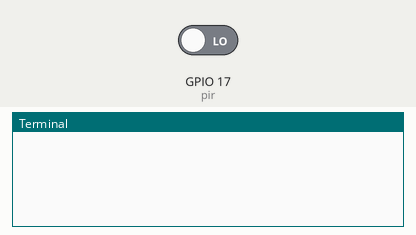
Simulated run of this program. Board: Raspberry Pi (BCM pin numbers). Parts: the last lines printed to the terminal. The test bench sets the inputs (shaded band); at power-on: GPIO 17 (pir) LOW. The clock reads 2024-03-15 10:24:30 at power-on unless the program sets it.

Above: at 1.2 s.
1.3 s: GPIO 17 (pir) driven HIGH
At 2.1 s:
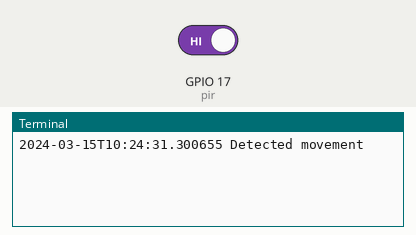
2.8 s: GPIO 17 (pir) driven LOW
At 3.2 s:
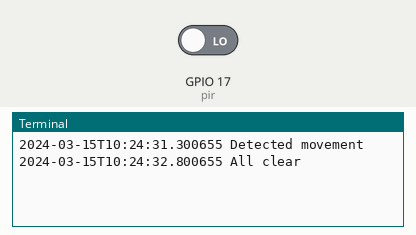

Measured:
- after the input at 1.3 s, the terminal: prints a new line at once (image 1)
- after the input at 2.8 s, the terminal: prints a new line at once (image 2)

The program:

testpir.py
```python
from gpiozero import MotionSensor
from datetime import datetime
from signal import pause

pir = MotionSensor(17)

def capture():
    timestamp = datetime.now().isoformat()
    print('%s Detected movement' % timestamp)

def not_moving():
    timestamp = datetime.now().isoformat()
    print('%s All clear' % timestamp)

pir.when_motion = capture
pir.when_no_motion = not_moving

pause()
```
